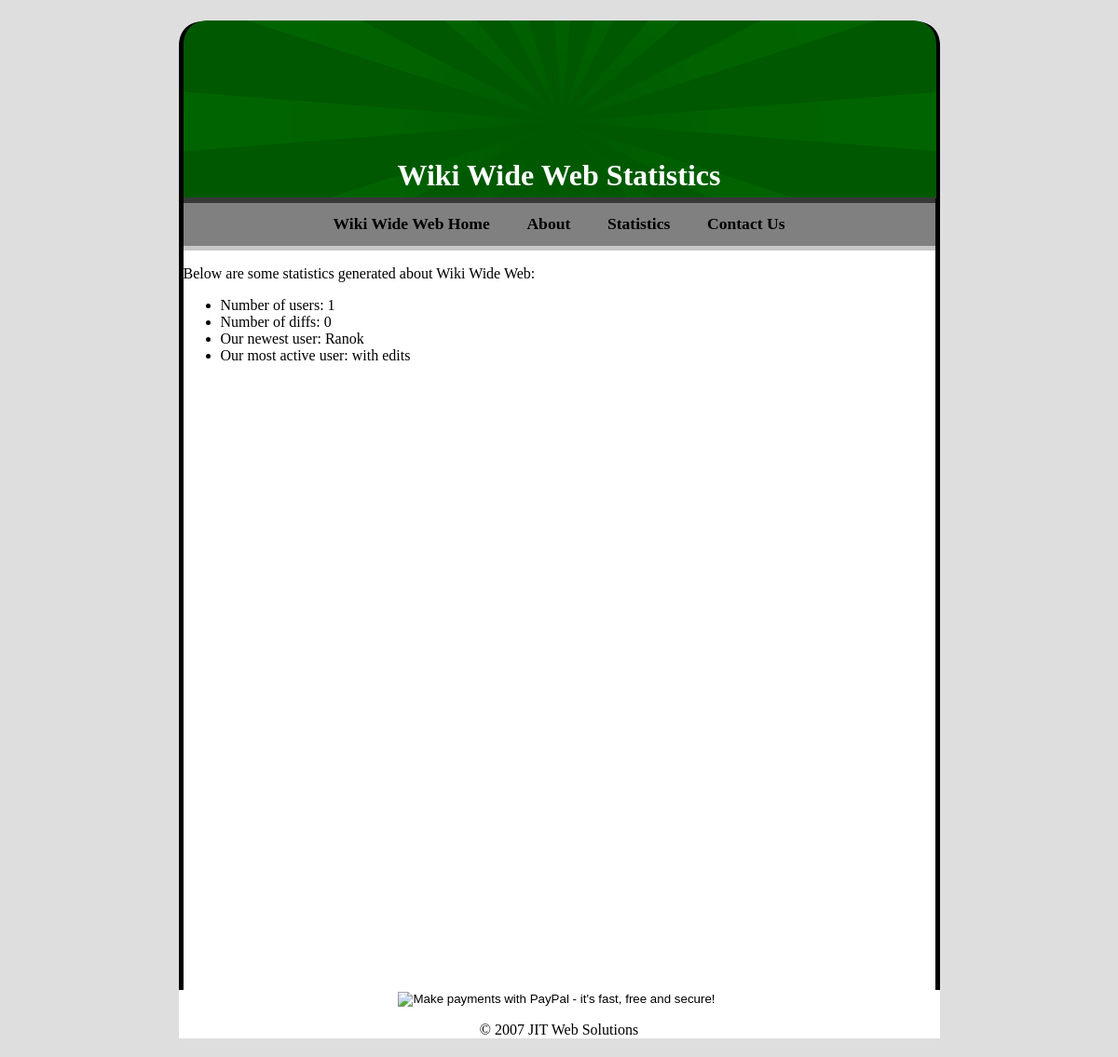
/stats.php, run on an earlier commit of the app's database.
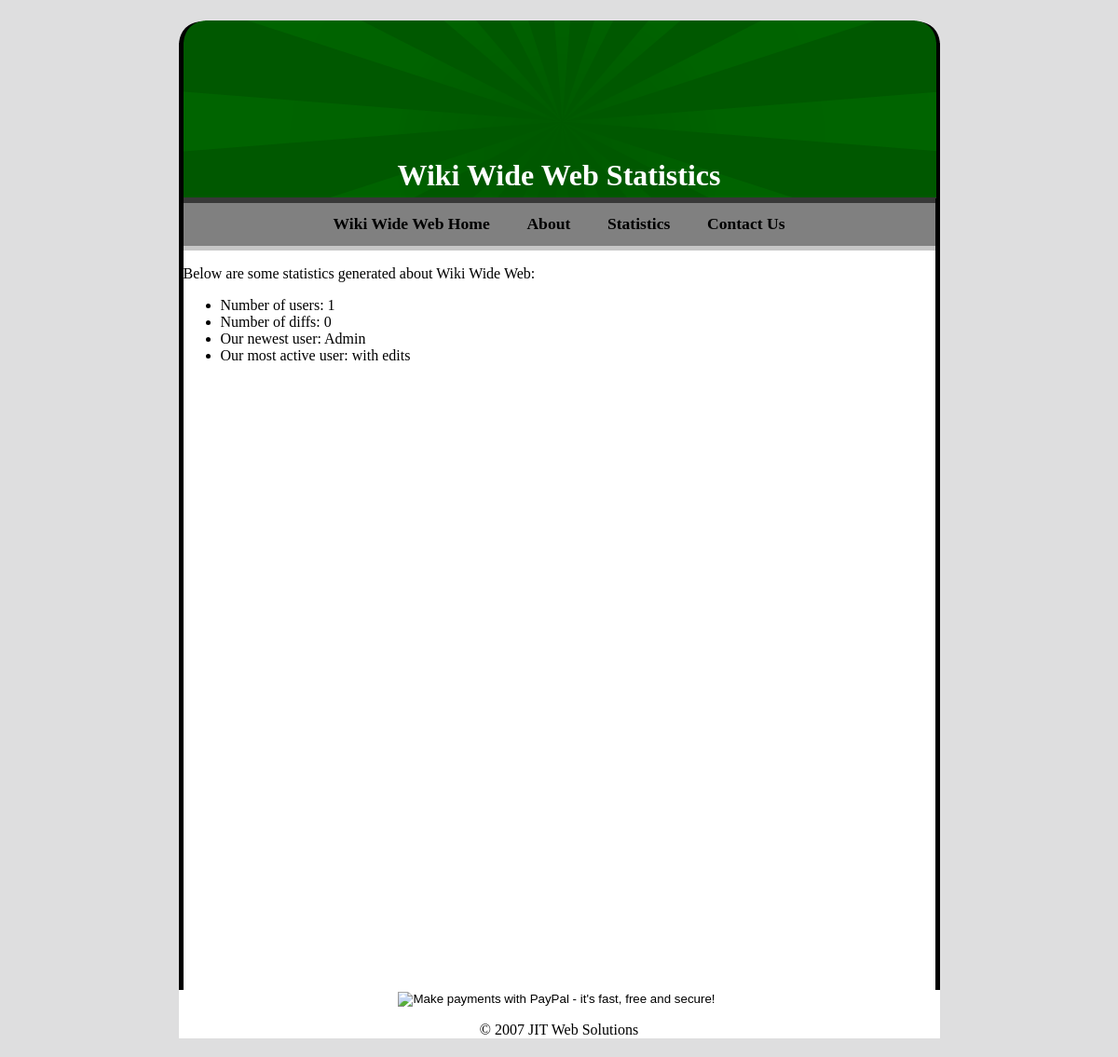
And on a later commit of the database.
### tables this page shows
CREATE TABLE `user` (
  `uid` int(11) NOT NULL auto_increment,
  `username` text NOT NULL,
  `password` text NOT NULL,
  `email` text NOT NULL,
  `admin` int(1) NOT NULL,
  UNIQUE KEY `uid` (`uid`)
);

### lib/db.class.php (called while the page is built, shortened)
<?php
class DB {
    var $res;
    function query($query) {
        $this->res = mysql_query($query) or die($query." - ".mysql_error());
    }
    function fetchRow() {
        return mysql_fetch_row($this->res);
    }
}
?>

### stats.php (the view, shortened to what this page needs)
<?php
include('lib/misc.inc.php');
print statichtmlheader();
?>
   </head><body>
	<div id="title">
		<h1>Wiki Wide Web Statistics</h1>
	</div>
	<div id="central">
    	<?php print menu(); ?>
	<p class="indent">Below are some statistics generated about Wiki Wide Web:</p>
		<ul>
			<li>Number of users:
				<?php
					$db = new DB();
					$db->query("SELECT count(uid) FROM user;");
					$num = $db->fetchRow();
					$num = $num[0];
					print $num;
				?>
			</li>
			<li>Number of diffs:
				<?php
					$db = new DB();
					$db->query("SELECT count(did) FROM diff;");
					$num = $db->fetchRow();
					$num = $num[0];
					print $num;
				?>
			</li>
			<li>Our newest user:
				<?php
				  $db = new DB();
				  $db->query("SELECT username FROM user ORDER BY `uid` DESC LIMIT 1;");
				  $num = $db->fetchRow();
				  $num = ucfirst($num[0]);
				  print $num;
				?>
			</li>
			<li>Our most active user:
			  <?php
			    $db = new DB();
			    $db->query("SELECT user.username, COUNT(diff.did) FROM user, diff WHERE diff.uid = user.uid GROUP BY diff.uid ORDER BY count(diff.did) DESC LIMIT 1;");
			    $num = $db->fetchRow();
			    $username = ucfirst($num[0]);
			    $num = $num[1];
			    print "$username with $num edits";
			  ?>
			</li>
		</ul>
	</div>
	<div id="footer"><form class="center" action="https://www.paypal.com/cgi-bin/webscr" method="post"><div>
<input type="image" src="https://www.paypal.com/en_US/i/btn/x-click-but21.gif" name="submit" alt="Make payments with PayPal - it's fast, free and secure!" />
" /></div>
</form>
<p class="center">&copy; 2007 JIT Web Solutions</p></div>
</body>
</html>

### lib/misc.inc.php (shortened to what this page needs)
<?php
function statichtmlheader() {
	$out = '<!DOCTYPE html PUBLIC "-//W3C//DTD HTML 4.01//EN"
   "http://www.w3.org/TR/html4/strict.dtd">
<html lang="en">
<head>
	<meta http-equiv="Content-Type" content="text/html; charset=utf-8">
	<title>Wiki Wide Web: Welcome to the Future!</title>
	<meta name="author" content="Jacob Torrey">
	<meta name="designer" content="Max Edmands">
	<script type="text/javascript" src="lib/misc.js"></script>
	<link rel="stylesheet" href="/css/master.css" type="text/css" media="screen" title="no title" charset="utf-8">';
    return $out;
}
function menu() {
	$out = '<div id="navbar"><ul>
    			<li><a href="/">Wiki Wide Web Home</a></li>
    			<li><a href="/about">About</a></li>
    			<li><a href="/statistics">Statistics</a></li>
    			<li><a href="/contact">Contact Us</a></li>
    		</ul></div>';
    	return $out;
}

### css/master.css (style rules this page uses)
html { background-color: #dededf; }
body { width: 817px; background-color: white; margin: 20px auto; }
#title { height: 193px; color: white; text-align: center; background: #dededf url(/images/header.png) no-repeat left bottom; }
#title * { padding: 0; margin: 0; }
#title h1 { padding-top: 150px; }
#central { border-left: 5px solid black; border-right: 5px solid black; height: 850px; }
#navbar { background-color: #808080; font-weight: bold; font-size: 110%; border-top: 5px solid #383838; border-bottom: 5px solid #c6c6c6; }
#navbar * { padding: 0; margin: 0; list-style-type: none; text-align: center; }
#navbar ul li { display: inline; }
#navbar ul li a { padding: 1em; line-height: 2.6em; color: #000; text-decoration: none; }
#footer { margin: 0 auto; text-align: center; clear: both; width: 400px; left: 200px; }

What changed in the data, as far as the page shows it:
changed user: username "Ranok" → "Admin"
